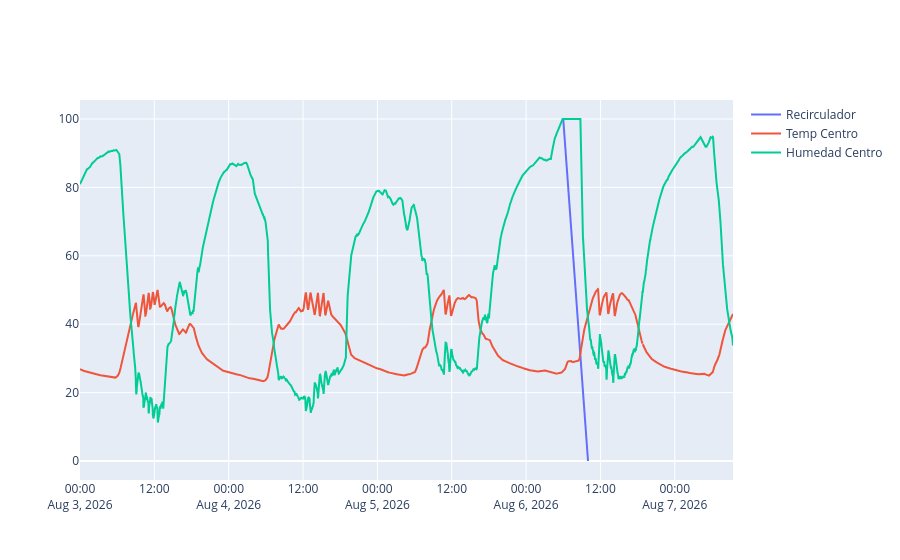
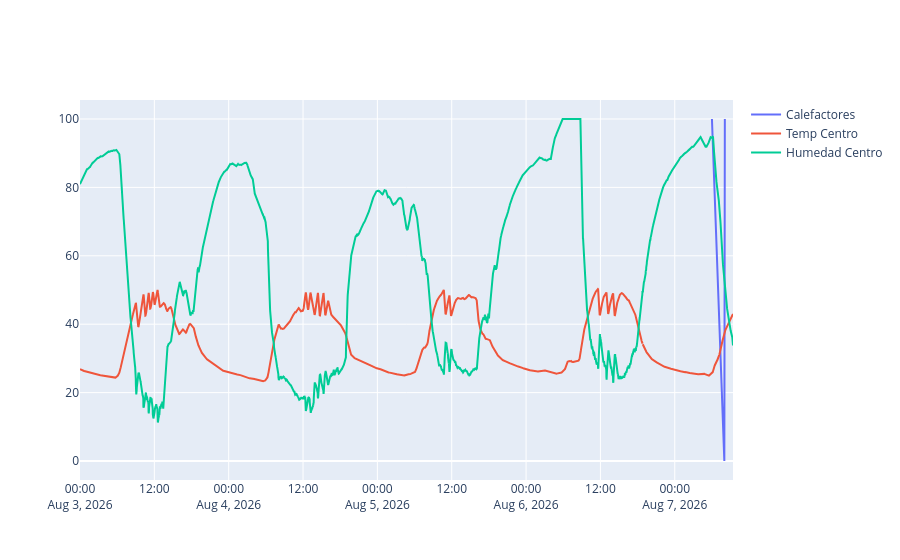
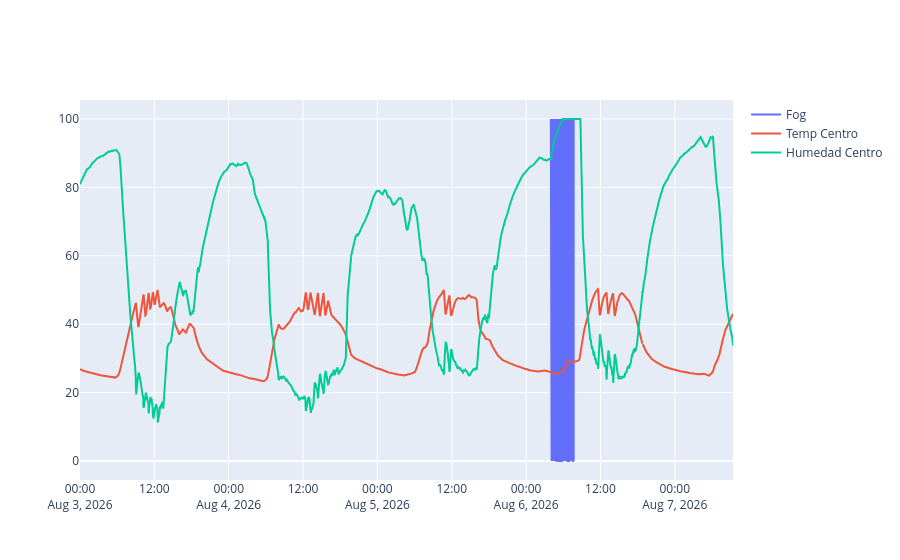
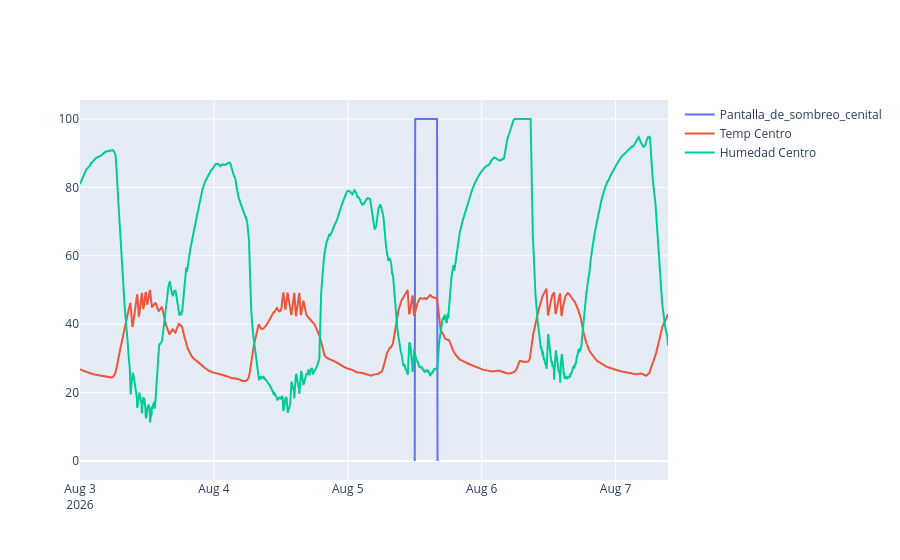

Notebook code for these charts, in order:
### Code cell
for device in devicesVariables:
    print(f'Plotting {device} data...')
    try:
        device_data = pd.read_csv(f'climate devices experiments data/{device}_0.csv')
    except EmptyDataError as e:
      print(f"No data for device {device}: {e}")
      continue

    device_data['_time'] = pd.to_datetime(device_data['_time'], format='mixed', utc=True)
    # remove the timezone information from the _time column
    device_data['_time'] = device_data['_time'].dt.tz_localize(None)
    device_data['_time'] = device_data['_time'].dt.strftime('%Y-%m-%d %H:%M:%S')
    device_data['_time'] = pd.to_datetime(device_data['_time'])
    device_data['_value'] = device_data['_value'].clip(lower=0)  # set negative values to 0

    if device_data['_value'].max() == 1:
        device_data['_value'] = device_data['_value'] * 100  # convert to percentage

    # drop duplicated rows based on the _time column
    device_data = device_data.drop_duplicates(subset=['_time'])

    fig = go.Figure()
    fig.add_trace(go.Scatter(x=device_data['_time'], y=device_data['_value'], mode='lines', name=device))
    
    fig.add_trace(go.Scatter(x=temp_centro['_time'], y=temp_centro['_value'], mode='lines', name='Temp Centro'))
    fig.add_trace(go.Scatter(x=humedad_centro['_time'], y=humedad_centro['_value'], mode='lines', name='Humedad Centro'))
    fig.show()

### Figure 1 — Plotly figure (JSON) as saved in the notebook; plotly's stock layout.template omitted (floating-point values rounded to 4 significant figures; data arrays with more than 128 entries replaced by an {"elided": "..."} marker saying what was removed)
{"data": [{"mode": "lines", "name": "Recirculador", "type": "scatter", "x": ["2026-08-06T06:00:00", "2026-08-06T10:00:00"], "y": [100, 0]}, {"mode": "lines", "name": "Temp Centro", "type": "scatter", "x": {"elided": "6325 str values"}, "y": {"elided": "6325 float values"}}, {"mode": "lines", "name": "Humedad Centro", "type": "scatter", "x": {"elided": "6325 str values"}, "y": {"elided": "6325 float values"}}], "layout": {}}

### Figure 2 — Plotly figure (JSON) as saved in the notebook; plotly's stock layout.template omitted (floating-point values rounded to 4 significant figures; data arrays with more than 128 entries replaced by an {"elided": "..."} marker saying what was removed)
{"data": [{"mode": "lines", "name": "Calefactores", "type": "scatter", "x": ["2026-08-07T06:00:00", "2026-08-07T08:00:00", "2026-08-07T08:00:02", "2026-08-07T08:05:00", "2026-08-07T08:00:03"], "y": [100, 0, 0, 100, 0]}, {"mode": "lines", "name": "Temp Centro", "type": "scatter", "x": {"elided": "6325 str values"}, "y": {"elided": "6325 float values"}}, {"mode": "lines", "name": "Humedad Centro", "type": "scatter", "x": {"elided": "6325 str values"}, "y": {"elided": "6325 float values"}}], "layout": {}}

### Figure 3 — Plotly figure (JSON) as saved in the notebook; plotly's stock layout.template omitted (floating-point values rounded to 4 significant figures; data arrays with more than 128 entries replaced by an {"elided": "..."} marker saying what was removed)
{"data": [{"mode": "lines", "name": "Fog", "type": "scatter", "x": {"elided": "1045 str values"}, "y": {"elided": "1045 int values"}}, {"mode": "lines", "name": "Temp Centro", "type": "scatter", "x": {"elided": "6325 str values"}, "y": {"elided": "6325 float values"}}, {"mode": "lines", "name": "Humedad Centro", "type": "scatter", "x": {"elided": "6325 str values"}, "y": {"elided": "6325 float values"}}], "layout": {}}

### Figure 4 — Plotly figure (JSON) as saved in the notebook; plotly's stock layout.template omitted (floating-point values rounded to 4 significant figures; data arrays with more than 128 entries replaced by an {"elided": "..."} marker saying what was removed)
{"data": [{"mode": "lines", "name": "Pantalla_de_sombreo_cenital", "type": "scatter", "x": {"elided": "268 str values"}, "y": {"elided": "268 int values"}}, {"mode": "lines", "name": "Temp Centro", "type": "scatter", "x": {"elided": "6325 str values"}, "y": {"elided": "6325 float values"}}, {"mode": "lines", "name": "Humedad Centro", "type": "scatter", "x": {"elided": "6325 str values"}, "y": {"elided": "6325 float values"}}], "layout": {}}
